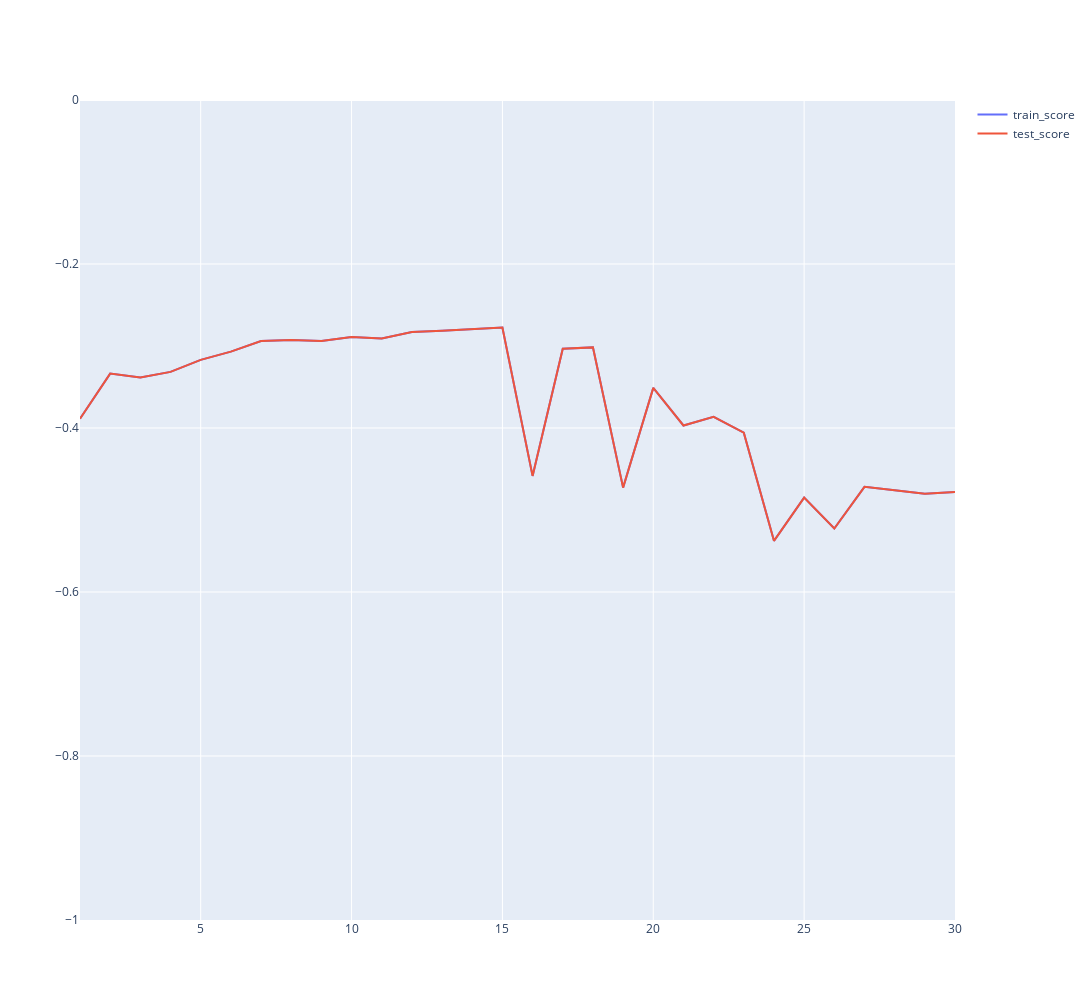

Notebook source saved alongside this figure:
### Code cell
fig = go.Figure()
fig.add_trace(go.Scatter(x=power_dies_df['poly'], y=power_dies_df['loss_train'], mode='lines', name='train_score'))
fig.add_trace(go.Scatter(x=power_dies_df['poly'], y=power_dies_df['loss_test'], mode='lines', name='test_score'))
fig.update_layout(width = 1200, height=1000, yaxis_range=[-1, 0])
#fig.write_html('ENGINE_VOL_DIESEL____loss_mae_test_VS_loss_mae_train.html')
fig.show()

### Figure 1 — Plotly figure (JSON) as saved in the notebook; plotly's stock layout.template omitted (floating-point values rounded to 4 significant figures)
{"data": [{"mode": "lines", "name": "train_score", "type": "scatter", "x": [1, 2, 3, 4, 5, 6, 7, 8, 9, 10, 11, 12, 13, 14, 15, 16, 17, 18, 19, 20, 21, 22, 23, 24, 25, 26, 27, 28, 29, 30], "y": [-0.3887, -0.3336, -0.3384, -0.3316, -0.3169, -0.3068, -0.2939, -0.2927, -0.2938, -0.2891, -0.2909, -0.2829, -0.2814, -0.2796, -0.2774, -0.4584, -0.3034, -0.3017, -0.4728, -0.3511, -0.397, -0.3864, -0.4057, -0.5376, -0.4849, -0.5225, -0.4718, -0.4758, -0.4801, -0.478]}, {"mode": "lines", "name": "test_score", "type": "scatter", "x": [1, 2, 3, 4, 5, 6, 7, 8, 9, 10, 11, 12, 13, 14, 15, 16, 17, 18, 19, 20, 21, 22, 23, 24, 25, 26, 27, 28, 29, 30], "y": [-0.3887, -0.3336, -0.3384, -0.3316, -0.3169, -0.3068, -0.2939, -0.2927, -0.2938, -0.2891, -0.2909, -0.2829, -0.2814, -0.2796, -0.2774, -0.4584, -0.3034, -0.3017, -0.4728, -0.3511, -0.397, -0.3864, -0.4057, -0.5376, -0.4849, -0.5225, -0.4718, -0.4758, -0.4801, -0.478]}], "layout": {"height": 1000, "width": 1200, "xaxis": {"autorange": true, "range": [1, 30], "type": "linear"}, "yaxis": {"range": [-1, 0], "type": "linear"}}}
